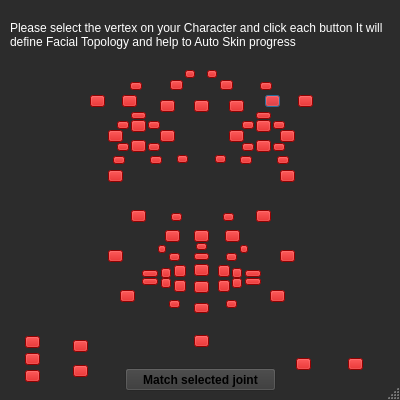
<?xml version="1.0" encoding="UTF-8"?>
<ui version="4.0">
 <class>Dialog</class>
 <widget class="QDialog" name="Dialog">
  <property name="geometry">
   <rect>
    <x>0</x>
    <y>0</y>
    <width>400</width>
    <height>400</height>
   </rect>
  </property>
  <property name="minimumSize">
   <size>
    <width>400</width>
    <height>400</height>
   </size>
  </property>
  <property name="font">
   <font>
    <weight>50</weight>
    <bold>false</bold>
    <kerning>true</kerning>
   </font>
  </property>
  <property name="windowTitle">
   <string>Dialog</string>
  </property>
  <property name="autoFillBackground">
   <bool>false</bool>
  </property>
  <property name="styleSheet">
   <string notr="true"/>
  </property>
  <property name="sizeGripEnabled">
   <bool>true</bool>
  </property>
  <widget class="QGroupBox" name="BtnGrp">
   <property name="geometry">
    <rect>
     <x>0</x>
     <y>0</y>
     <width>400</width>
     <height>400</height>
    </rect>
   </property>
   <property name="styleSheet">
    <string notr="true">background-color: rgb(44, 44, 44);</string>
   </property>
   <property name="title">
    <string/>
   </property>
   <widget class="QPushButton" name="Brow_L_02_Btn">
    <property name="geometry">
     <rect>
      <x>265</x>
      <y>95</y>
      <width>15</width>
      <height>12</height>
     </rect>
    </property>
    <property name="styleSheet">
     <string notr="true">background-color: rgb(203, 0, 0)</string>
    </property>
    <property name="text">
     <string/>
    </property>
   </widget>
   <widget class="QPushButton" name="Brow_L_03_Btn">
    <property name="geometry">
     <rect>
      <x>298</x>
      <y>95</y>
      <width>15</width>
      <height>12</height>
     </rect>
    </property>
    <property name="styleSheet">
     <string notr="true">background-color: rgb(203, 0, 0)</string>
    </property>
    <property name="text">
     <string/>
    </property>
   </widget>
   <widget class="QPushButton" name="Brow_L_Btn">
    <property name="geometry">
     <rect>
      <x>229</x>
      <y>100</y>
      <width>15</width>
      <height>12</height>
     </rect>
    </property>
    <property name="contextMenuPolicy">
     <enum>Qt::ActionsContextMenu</enum>
    </property>
    <property name="styleSheet">
     <string notr="true">background-color: rgb(203, 0, 0)</string>
    </property>
    <property name="text">
     <string/>
    </property>
   </widget>
   <widget class="QPushButton" name="Brow_R_Btn">
    <property name="geometry">
     <rect>
      <x>160</x>
      <y>100</y>
      <width>15</width>
      <height>12</height>
     </rect>
    </property>
    <property name="styleSheet">
     <string notr="true">background-color: rgb(203, 0, 0)</string>
    </property>
    <property name="text">
     <string/>
    </property>
   </widget>
   <widget class="QPushButton" name="Brow_R_02_Btn">
    <property name="geometry">
     <rect>
      <x>122</x>
      <y>95</y>
      <width>15</width>
      <height>12</height>
     </rect>
    </property>
    <property name="styleSheet">
     <string notr="true">background-color: rgb(203, 0, 0)</string>
    </property>
    <property name="text">
     <string/>
    </property>
   </widget>
   <widget class="QPushButton" name="Brow_R_03_Btn">
    <property name="geometry">
     <rect>
      <x>90</x>
      <y>95</y>
      <width>15</width>
      <height>12</height>
     </rect>
    </property>
    <property name="styleSheet">
     <string notr="true">background-color: rgb(203, 0, 0)</string>
    </property>
    <property name="text">
     <string/>
    </property>
   </widget>
   <widget class="QPushButton" name="Eye_L_double_Btn">
    <property name="geometry">
     <rect>
      <x>256</x>
      <y>112</y>
      <width>15</width>
      <height>7</height>
     </rect>
    </property>
    <property name="styleSheet">
     <string notr="true">background-color: rgb(203, 0, 0)</string>
    </property>
    <property name="text">
     <string/>
    </property>
   </widget>
   <widget class="QPushButton" name="Eye_R_double_Btn">
    <property name="geometry">
     <rect>
      <x>131</x>
      <y>112</y>
      <width>15</width>
      <height>7</height>
     </rect>
    </property>
    <property name="styleSheet">
     <string notr="true">background-color: rgb(203, 0, 0)</string>
    </property>
    <property name="text">
     <string/>
    </property>
   </widget>
   <widget class="QPushButton" name="Eye_L_blink_Btn">
    <property name="geometry">
     <rect>
      <x>256</x>
      <y>120</y>
      <width>15</width>
      <height>12</height>
     </rect>
    </property>
    <property name="styleSheet">
     <string notr="true">background-color: rgb(203, 0, 0)</string>
    </property>
    <property name="text">
     <string/>
    </property>
   </widget>
   <widget class="QPushButton" name="Eye_R_blink_Btn">
    <property name="geometry">
     <rect>
      <x>131</x>
      <y>120</y>
      <width>15</width>
      <height>12</height>
     </rect>
    </property>
    <property name="styleSheet">
     <string notr="true">background-color: rgb(203, 0, 0)</string>
    </property>
    <property name="text">
     <string/>
    </property>
   </widget>
   <widget class="QPushButton" name="Eye_L_back_Btn">
    <property name="geometry">
     <rect>
      <x>280</x>
      <y>130</y>
      <width>15</width>
      <height>12</height>
     </rect>
    </property>
    <property name="styleSheet">
     <string notr="true">background-color: rgb(203, 0, 0)</string>
    </property>
    <property name="text">
     <string/>
    </property>
   </widget>
   <widget class="QPushButton" name="Eye_R_back_Btn">
    <property name="geometry">
     <rect>
      <x>108</x>
      <y>130</y>
      <width>15</width>
      <height>12</height>
     </rect>
    </property>
    <property name="styleSheet">
     <string notr="true">background-color: rgb(203, 0, 0)</string>
    </property>
    <property name="text">
     <string/>
    </property>
   </widget>
   <widget class="QPushButton" name="Eye_L_lacrimal_Btn">
    <property name="geometry">
     <rect>
      <x>229</x>
      <y>130</y>
      <width>15</width>
      <height>12</height>
     </rect>
    </property>
    <property name="styleSheet">
     <string notr="true">background-color: rgb(203, 0, 0)</string>
    </property>
    <property name="text">
     <string/>
    </property>
   </widget>
   <widget class="QPushButton" name="Eye_R_lacrimal_Btn">
    <property name="geometry">
     <rect>
      <x>160</x>
      <y>130</y>
      <width>15</width>
      <height>12</height>
     </rect>
    </property>
    <property name="styleSheet">
     <string notr="true">background-color: rgb(203, 0, 0)</string>
    </property>
    <property name="text">
     <string/>
    </property>
   </widget>
   <widget class="QPushButton" name="Eye_L_lower_Btn">
    <property name="geometry">
     <rect>
      <x>256</x>
      <y>140</y>
      <width>15</width>
      <height>12</height>
     </rect>
    </property>
    <property name="styleSheet">
     <string notr="true">background-color: rgb(203, 0, 0)</string>
    </property>
    <property name="text">
     <string/>
    </property>
   </widget>
   <widget class="QPushButton" name="Eye_R_lower_Btn">
    <property name="geometry">
     <rect>
      <x>131</x>
      <y>140</y>
      <width>15</width>
      <height>12</height>
     </rect>
    </property>
    <property name="styleSheet">
     <string notr="true">background-color: rgb(203, 0, 0)</string>
    </property>
    <property name="text">
     <string/>
    </property>
   </widget>
   <widget class="QPushButton" name="Cheek_L_upper_Btn">
    <property name="geometry">
     <rect>
      <x>280</x>
      <y>170</y>
      <width>15</width>
      <height>12</height>
     </rect>
    </property>
    <property name="styleSheet">
     <string notr="true">background-color: rgb(203, 0, 0)</string>
    </property>
    <property name="text">
     <string/>
    </property>
   </widget>
   <widget class="QPushButton" name="Cheek_R_upper_Btn">
    <property name="geometry">
     <rect>
      <x>108</x>
      <y>170</y>
      <width>15</width>
      <height>12</height>
     </rect>
    </property>
    <property name="styleSheet">
     <string notr="true">background-color: rgb(203, 0, 0)</string>
    </property>
    <property name="text">
     <string/>
    </property>
   </widget>
   <widget class="QPushButton" name="Cheek_L_Btn">
    <property name="geometry">
     <rect>
      <x>256</x>
      <y>210</y>
      <width>15</width>
      <height>12</height>
     </rect>
    </property>
    <property name="styleSheet">
     <string notr="true">background-color: rgb(203, 0, 0)</string>
    </property>
    <property name="text">
     <string/>
    </property>
   </widget>
   <widget class="QPushButton" name="Cheek_R_Btn">
    <property name="geometry">
     <rect>
      <x>131</x>
      <y>210</y>
      <width>15</width>
      <height>12</height>
     </rect>
    </property>
    <property name="styleSheet">
     <string notr="true">background-color: rgb(203, 0, 0)</string>
    </property>
    <property name="text">
     <string/>
    </property>
   </widget>
   <widget class="QPushButton" name="Nose_L_Btn">
    <property name="geometry">
     <rect>
      <x>225</x>
      <y>230</y>
      <width>15</width>
      <height>12</height>
     </rect>
    </property>
    <property name="styleSheet">
     <string notr="true">background-color: rgb(203, 0, 0)</string>
    </property>
    <property name="text">
     <string/>
    </property>
   </widget>
   <widget class="QPushButton" name="Nose_R_Btn">
    <property name="geometry">
     <rect>
      <x>165</x>
      <y>230</y>
      <width>15</width>
      <height>12</height>
     </rect>
    </property>
    <property name="styleSheet">
     <string notr="true">background-color: rgb(203, 0, 0)</string>
    </property>
    <property name="text">
     <string/>
    </property>
   </widget>
   <widget class="QPushButton" name="Nose_Center_Btn">
    <property name="geometry">
     <rect>
      <x>194</x>
      <y>230</y>
      <width>15</width>
      <height>12</height>
     </rect>
    </property>
    <property name="styleSheet">
     <string notr="true">background-color: rgb(203, 0, 0)</string>
    </property>
    <property name="text">
     <string/>
    </property>
   </widget>
   <widget class="QPushButton" name="Cheek_L_lower_Btn">
    <property name="geometry">
     <rect>
      <x>280</x>
      <y>250</y>
      <width>15</width>
      <height>12</height>
     </rect>
    </property>
    <property name="styleSheet">
     <string notr="true">background-color: rgb(203, 0, 0);</string>
    </property>
    <property name="text">
     <string/>
    </property>
   </widget>
   <widget class="QPushButton" name="Cheek_R_lower_Btn">
    <property name="geometry">
     <rect>
      <x>108</x>
      <y>250</y>
      <width>15</width>
      <height>12</height>
     </rect>
    </property>
    <property name="styleSheet">
     <string notr="true">background-color: rgb(203, 0, 0)</string>
    </property>
    <property name="text">
     <string/>
    </property>
   </widget>
   <widget class="QPushButton" name="LipCorner_L_Btn">
    <property name="geometry">
     <rect>
      <x>245</x>
      <y>270</y>
      <width>16</width>
      <height>7</height>
     </rect>
    </property>
    <property name="styleSheet">
     <string notr="true">background-color: rgb(203, 0, 0);</string>
    </property>
    <property name="text">
     <string/>
    </property>
   </widget>
   <widget class="QPushButton" name="LipCorner_lower_L_Btn">
    <property name="geometry">
     <rect>
      <x>245</x>
      <y>278</y>
      <width>16</width>
      <height>7</height>
     </rect>
    </property>
    <property name="styleSheet">
     <string notr="true">background-color: rgb(203, 0, 0);</string>
    </property>
    <property name="text">
     <string/>
    </property>
   </widget>
   <widget class="QPushButton" name="LipCorner_R_Btn">
    <property name="geometry">
     <rect>
      <x>142</x>
      <y>270</y>
      <width>16</width>
      <height>7</height>
     </rect>
    </property>
    <property name="styleSheet">
     <string notr="true">background-color: rgb(203, 0, 0)</string>
    </property>
    <property name="text">
     <string/>
    </property>
   </widget>
   <widget class="QPushButton" name="LipCorner_lower_R_Btn">
    <property name="geometry">
     <rect>
      <x>142</x>
      <y>278</y>
      <width>16</width>
      <height>7</height>
     </rect>
    </property>
    <property name="styleSheet">
     <string notr="true">background-color: rgb(203, 0, 0)</string>
    </property>
    <property name="text">
     <string/>
    </property>
   </widget>
   <widget class="QPushButton" name="Nose_Lower_Btn">
    <property name="geometry">
     <rect>
      <x>194</x>
      <y>253</y>
      <width>15</width>
      <height>7</height>
     </rect>
    </property>
    <property name="styleSheet">
     <string notr="true">background-color: rgb(203, 0, 0)</string>
    </property>
    <property name="text">
     <string/>
    </property>
   </widget>
   <widget class="QPushButton" name="Lip_L_UpperSide_02_Btn">
    <property name="geometry">
     <rect>
      <x>232</x>
      <y>268</y>
      <width>10</width>
      <height>10</height>
     </rect>
    </property>
    <property name="styleSheet">
     <string notr="true">background-color: rgb(203, 0, 0)</string>
    </property>
    <property name="text">
     <string/>
    </property>
   </widget>
   <widget class="QPushButton" name="Lip_L_LowerSide_02_Btn">
    <property name="geometry">
     <rect>
      <x>232</x>
      <y>278</y>
      <width>10</width>
      <height>10</height>
     </rect>
    </property>
    <property name="styleSheet">
     <string notr="true">background-color: rgb(203, 0, 0)</string>
    </property>
    <property name="text">
     <string/>
    </property>
   </widget>
   <widget class="QPushButton" name="Lip_R_UpperSide_02_Btn">
    <property name="geometry">
     <rect>
      <x>161</x>
      <y>268</y>
      <width>10</width>
      <height>10</height>
     </rect>
    </property>
    <property name="styleSheet">
     <string notr="true">background-color: rgb(203, 0, 0)</string>
    </property>
    <property name="text">
     <string/>
    </property>
   </widget>
   <widget class="QPushButton" name="Lip_R_LowerSide_02_Btn">
    <property name="geometry">
     <rect>
      <x>161</x>
      <y>278</y>
      <width>10</width>
      <height>10</height>
     </rect>
    </property>
    <property name="styleSheet">
     <string notr="true">background-color: rgb(203, 0, 0)</string>
    </property>
    <property name="text">
     <string/>
    </property>
   </widget>
   <widget class="QPushButton" name="Lip_L_UpperSide_Btn">
    <property name="geometry">
     <rect>
      <x>218</x>
      <y>265</y>
      <width>12</width>
      <height>12</height>
     </rect>
    </property>
    <property name="styleSheet">
     <string notr="true">background-color: rgb(203, 0, 0)</string>
    </property>
    <property name="text">
     <string/>
    </property>
   </widget>
   <widget class="QPushButton" name="Lip_L_LowerSide_Btn">
    <property name="geometry">
     <rect>
      <x>218</x>
      <y>280</y>
      <width>12</width>
      <height>12</height>
     </rect>
    </property>
    <property name="styleSheet">
     <string notr="true">background-color: rgb(203, 0, 0)</string>
    </property>
    <property name="text">
     <string/>
    </property>
   </widget>
   <widget class="QPushButton" name="Lip_R_UpperSide_Btn">
    <property name="geometry">
     <rect>
      <x>174</x>
      <y>265</y>
      <width>12</width>
      <height>12</height>
     </rect>
    </property>
    <property name="styleSheet">
     <string notr="true">background-color: rgb(203, 0, 0)</string>
    </property>
    <property name="text">
     <string/>
    </property>
   </widget>
   <widget class="QPushButton" name="Lip_R_LowerSide_Btn">
    <property name="geometry">
     <rect>
      <x>174</x>
      <y>280</y>
      <width>12</width>
      <height>12</height>
     </rect>
    </property>
    <property name="styleSheet">
     <string notr="true">background-color: rgb(203, 0, 0)</string>
    </property>
    <property name="text">
     <string/>
    </property>
   </widget>
   <widget class="QPushButton" name="LipUpper_Btn">
    <property name="geometry">
     <rect>
      <x>194</x>
      <y>264</y>
      <width>15</width>
      <height>12</height>
     </rect>
    </property>
    <property name="styleSheet">
     <string notr="true">background-color: rgb(203, 0, 0)</string>
    </property>
    <property name="text">
     <string/>
    </property>
   </widget>
   <widget class="QPushButton" name="LipLower_Btn">
    <property name="geometry">
     <rect>
      <x>194</x>
      <y>281</y>
      <width>15</width>
      <height>12</height>
     </rect>
    </property>
    <property name="styleSheet">
     <string notr="true">background-color: rgb(203, 0, 0)</string>
    </property>
    <property name="text">
     <string/>
    </property>
   </widget>
   <widget class="QPushButton" name="Cheek_L_lip_lid_Btn">
    <property name="geometry">
     <rect>
      <x>270</x>
      <y>290</y>
      <width>15</width>
      <height>12</height>
     </rect>
    </property>
    <property name="styleSheet">
     <string notr="true">background-color: rgb(203, 0, 0);</string>
    </property>
    <property name="text">
     <string/>
    </property>
   </widget>
   <widget class="QPushButton" name="Cheek_R_lip_lid_Btn">
    <property name="geometry">
     <rect>
      <x>120</x>
      <y>290</y>
      <width>15</width>
      <height>12</height>
     </rect>
    </property>
    <property name="styleSheet">
     <string notr="true">background-color: rgb(203, 0, 0)</string>
    </property>
    <property name="text">
     <string/>
    </property>
   </widget>
   <widget class="QPushButton" name="Lip_Jaw_Btn">
    <property name="geometry">
     <rect>
      <x>194</x>
      <y>335</y>
      <width>15</width>
      <height>12</height>
     </rect>
    </property>
    <property name="styleSheet">
     <string notr="true">background-color: rgb(203, 0, 0);</string>
    </property>
    <property name="text">
     <string/>
    </property>
   </widget>
   <widget class="QPushButton" name="EyeBall_L_Btn">
    <property name="geometry">
     <rect>
      <x>348</x>
      <y>358</y>
      <width>15</width>
      <height>12</height>
     </rect>
    </property>
    <property name="styleSheet">
     <string notr="true">background-color: rgb(203, 0, 0)</string>
    </property>
    <property name="text">
     <string/>
    </property>
   </widget>
   <widget class="QPushButton" name="EyeBall_R_Btn">
    <property name="geometry">
     <rect>
      <x>296</x>
      <y>358</y>
      <width>15</width>
      <height>12</height>
     </rect>
    </property>
    <property name="styleSheet">
     <string notr="true">background-color: rgb(203, 0, 0)</string>
    </property>
    <property name="text">
     <string/>
    </property>
   </widget>
   <widget class="QPushButton" name="Oral_Tongue_Btn">
    <property name="geometry">
     <rect>
      <x>25</x>
      <y>370</y>
      <width>15</width>
      <height>12</height>
     </rect>
    </property>
    <property name="styleSheet">
     <string notr="true">background-color: rgb(203, 0, 0)</string>
    </property>
    <property name="text">
     <string/>
    </property>
   </widget>
   <widget class="QPushButton" name="Oral_Upper_teeth_Btn">
    <property name="geometry">
     <rect>
      <x>73</x>
      <y>340</y>
      <width>15</width>
      <height>12</height>
     </rect>
    </property>
    <property name="styleSheet">
     <string notr="true">background-color: rgb(203, 0, 0)</string>
    </property>
    <property name="text">
     <string/>
    </property>
   </widget>
   <widget class="QPushButton" name="Oral_Lower_teeth_Btn">
    <property name="geometry">
     <rect>
      <x>73</x>
      <y>365</y>
      <width>15</width>
      <height>12</height>
     </rect>
    </property>
    <property name="styleSheet">
     <string notr="true">background-color: rgb(203, 0, 0)</string>
    </property>
    <property name="text">
     <string/>
    </property>
   </widget>
   <widget class="QLabel" name="Label_image">
    <property name="enabled">
     <bool>true</bool>
    </property>
    <property name="geometry">
     <rect>
      <x>0</x>
      <y>0</y>
      <width>400</width>
      <height>400</height>
     </rect>
    </property>
    <property name="styleSheet">
     <string notr="true"/>
    </property>
    <property name="frameShape">
     <enum>QFrame::NoFrame</enum>
    </property>
    <property name="frameShadow">
     <enum>QFrame::Plain</enum>
    </property>
    <property name="lineWidth">
     <number>1</number>
    </property>
    <property name="text">
     <string>&lt;html&gt;&lt;head/&gt;&lt;body&gt;&lt;p&gt;&lt;img src=&quot;:/Facial_Image/Facial_image.png&quot;/&gt;&lt;/p&gt;&lt;/body&gt;&lt;/html&gt;</string>
    </property>
    <property name="scaledContents">
     <bool>false</bool>
    </property>
   </widget>
   <widget class="QPushButton" name="Brow_Center_Btn">
    <property name="geometry">
     <rect>
      <x>194</x>
      <y>100</y>
      <width>15</width>
      <height>12</height>
     </rect>
    </property>
    <property name="styleSheet">
     <string notr="true">background-color: rgb(203, 0, 0)</string>
    </property>
    <property name="text">
     <string/>
    </property>
   </widget>
   <widget class="QPushButton" name="Oral_Tongue_02_Btn">
    <property name="geometry">
     <rect>
      <x>25</x>
      <y>353</y>
      <width>15</width>
      <height>12</height>
     </rect>
    </property>
    <property name="styleSheet">
     <string notr="true">background-color: rgb(203, 0, 0)</string>
    </property>
    <property name="text">
     <string/>
    </property>
   </widget>
   <widget class="QPushButton" name="Oral_Tongue_03_Btn">
    <property name="geometry">
     <rect>
      <x>25</x>
      <y>336</y>
      <width>15</width>
      <height>12</height>
     </rect>
    </property>
    <property name="styleSheet">
     <string notr="true">background-color: rgb(203, 0, 0)</string>
    </property>
    <property name="text">
     <string/>
    </property>
   </widget>
   <widget class="QPushButton" name="LipLower_Outer_Btn">
    <property name="geometry">
     <rect>
      <x>194</x>
      <y>303</y>
      <width>15</width>
      <height>10</height>
     </rect>
    </property>
    <property name="styleSheet">
     <string notr="true">background-color: rgb(203, 0, 0)</string>
    </property>
    <property name="text">
     <string/>
    </property>
   </widget>
   <widget class="QPushButton" name="Lip_L_UpperOuter_Btn">
    <property name="geometry">
     <rect>
      <x>226</x>
      <y>253</y>
      <width>11</width>
      <height>8</height>
     </rect>
    </property>
    <property name="styleSheet">
     <string notr="true">background-color: rgb(203, 0, 0)</string>
    </property>
    <property name="text">
     <string/>
    </property>
   </widget>
   <widget class="QPushButton" name="Lip_R_UpperOuter_Btn">
    <property name="geometry">
     <rect>
      <x>169</x>
      <y>253</y>
      <width>11</width>
      <height>8</height>
     </rect>
    </property>
    <property name="styleSheet">
     <string notr="true">background-color: rgb(203, 0, 0)</string>
    </property>
    <property name="text">
     <string/>
    </property>
   </widget>
   <widget class="QPushButton" name="Lip_R_LowerOuter_Btn">
    <property name="geometry">
     <rect>
      <x>169</x>
      <y>300</y>
      <width>11</width>
      <height>8</height>
     </rect>
    </property>
    <property name="styleSheet">
     <string notr="true">background-color: rgb(203, 0, 0)</string>
    </property>
    <property name="text">
     <string/>
    </property>
   </widget>
   <widget class="QPushButton" name="Lip_L_LowerOuter_Btn">
    <property name="geometry">
     <rect>
      <x>226</x>
      <y>300</y>
      <width>11</width>
      <height>8</height>
     </rect>
    </property>
    <property name="styleSheet">
     <string notr="true">background-color: rgb(203, 0, 0)</string>
    </property>
    <property name="text">
     <string/>
    </property>
   </widget>
   <widget class="QPushButton" name="Eye_L_lacrimal_upper_Btn">
    <property name="geometry">
     <rect>
      <x>242</x>
      <y>121</y>
      <width>12</width>
      <height>8</height>
     </rect>
    </property>
    <property name="styleSheet">
     <string notr="true">background-color: rgb(203, 0, 0)</string>
    </property>
    <property name="text">
     <string/>
    </property>
   </widget>
   <widget class="QPushButton" name="Eye_L_lacrimal_lower_Btn">
    <property name="geometry">
     <rect>
      <x>242</x>
      <y>143</y>
      <width>12</width>
      <height>8</height>
     </rect>
    </property>
    <property name="styleSheet">
     <string notr="true">background-color: rgb(203, 0, 0)</string>
    </property>
    <property name="text">
     <string/>
    </property>
   </widget>
   <widget class="QPushButton" name="Eye_R_lacrimal_upper_Btn">
    <property name="geometry">
     <rect>
      <x>148</x>
      <y>121</y>
      <width>12</width>
      <height>8</height>
     </rect>
    </property>
    <property name="styleSheet">
     <string notr="true">background-color: rgb(203, 0, 0)</string>
    </property>
    <property name="text">
     <string/>
    </property>
   </widget>
   <widget class="QPushButton" name="Eye_R_lacrimal_lower_Btn">
    <property name="geometry">
     <rect>
      <x>148</x>
      <y>143</y>
      <width>12</width>
      <height>8</height>
     </rect>
    </property>
    <property name="styleSheet">
     <string notr="true">background-color: rgb(203, 0, 0)</string>
    </property>
    <property name="text">
     <string/>
    </property>
   </widget>
   <widget class="QPushButton" name="Eye_L_back_upper_Btn">
    <property name="geometry">
     <rect>
      <x>273</x>
      <y>121</y>
      <width>12</width>
      <height>8</height>
     </rect>
    </property>
    <property name="styleSheet">
     <string notr="true">background-color: rgb(203, 0, 0)</string>
    </property>
    <property name="text">
     <string/>
    </property>
   </widget>
   <widget class="QPushButton" name="Eye_L_back_lower_Btn">
    <property name="geometry">
     <rect>
      <x>273</x>
      <y>143</y>
      <width>12</width>
      <height>8</height>
     </rect>
    </property>
    <property name="styleSheet">
     <string notr="true">background-color: rgb(203, 0, 0)</string>
    </property>
    <property name="text">
     <string/>
    </property>
   </widget>
   <widget class="QPushButton" name="Eye_R_back_upper_Btn">
    <property name="geometry">
     <rect>
      <x>117</x>
      <y>121</y>
      <width>12</width>
      <height>8</height>
     </rect>
    </property>
    <property name="styleSheet">
     <string notr="true">background-color: rgb(203, 0, 0)</string>
    </property>
    <property name="text">
     <string/>
    </property>
   </widget>
   <widget class="QPushButton" name="Eye_R_back_lower_Btn">
    <property name="geometry">
     <rect>
      <x>117</x>
      <y>143</y>
      <width>12</width>
      <height>8</height>
     </rect>
    </property>
    <property name="styleSheet">
     <string notr="true">background-color: rgb(203, 0, 0)</string>
    </property>
    <property name="text">
     <string/>
    </property>
   </widget>
   <widget class="QPushButton" name="Cheek_L_outer_orbicularis_Btn">
    <property name="geometry">
     <rect>
      <x>277</x>
      <y>156</y>
      <width>12</width>
      <height>8</height>
     </rect>
    </property>
    <property name="styleSheet">
     <string notr="true">background-color: rgb(203, 0, 0)</string>
    </property>
    <property name="text">
     <string/>
    </property>
   </widget>
   <widget class="QPushButton" name="Cheek_L_inner_orbicularis_Btn">
    <property name="geometry">
     <rect>
      <x>240</x>
      <y>156</y>
      <width>12</width>
      <height>8</height>
     </rect>
    </property>
    <property name="styleSheet">
     <string notr="true">background-color: rgb(203, 0, 0)</string>
    </property>
    <property name="text">
     <string/>
    </property>
   </widget>
   <widget class="QPushButton" name="Cheek_R_inner_orbicularis_Btn">
    <property name="geometry">
     <rect>
      <x>150</x>
      <y>156</y>
      <width>12</width>
      <height>8</height>
     </rect>
    </property>
    <property name="styleSheet">
     <string notr="true">background-color: rgb(203, 0, 0)</string>
    </property>
    <property name="text">
     <string/>
    </property>
   </widget>
   <widget class="QPushButton" name="Cheek_R_outer_orbicularis_Btn">
    <property name="geometry">
     <rect>
      <x>113</x>
      <y>156</y>
      <width>12</width>
      <height>8</height>
     </rect>
    </property>
    <property name="styleSheet">
     <string notr="true">background-color: rgb(203, 0, 0)</string>
    </property>
    <property name="text">
     <string/>
    </property>
   </widget>
   <widget class="QPushButton" name="Nose_L_nasalis_transverse_Btn">
    <property name="geometry">
     <rect>
      <x>223</x>
      <y>213</y>
      <width>11</width>
      <height>8</height>
     </rect>
    </property>
    <property name="styleSheet">
     <string notr="true">background-color: rgb(203, 0, 0)</string>
    </property>
    <property name="text">
     <string/>
    </property>
   </widget>
   <widget class="QPushButton" name="Nose_L_procerus_Btn">
    <property name="geometry">
     <rect>
      <x>215</x>
      <y>155</y>
      <width>11</width>
      <height>8</height>
     </rect>
    </property>
    <property name="styleSheet">
     <string notr="true">background-color: rgb(203, 0, 0)</string>
    </property>
    <property name="text">
     <string/>
    </property>
   </widget>
   <widget class="QPushButton" name="Nose_L_nasolabial_fold_Btn">
    <property name="geometry">
     <rect>
      <x>240</x>
      <y>245</y>
      <width>8</width>
      <height>8</height>
     </rect>
    </property>
    <property name="styleSheet">
     <string notr="true">background-color: rgb(203, 0, 0)</string>
    </property>
    <property name="text">
     <string/>
    </property>
   </widget>
   <widget class="QPushButton" name="Nose_depressor_septi_Btn">
    <property name="geometry">
     <rect>
      <x>196</x>
      <y>243</y>
      <width>11</width>
      <height>7</height>
     </rect>
    </property>
    <property name="styleSheet">
     <string notr="true">background-color: rgb(203, 0, 0)</string>
    </property>
    <property name="text">
     <string/>
    </property>
   </widget>
   <widget class="QPushButton" name="Nose_R_procerus_Btn">
    <property name="geometry">
     <rect>
      <x>177</x>
      <y>155</y>
      <width>11</width>
      <height>8</height>
     </rect>
    </property>
    <property name="styleSheet">
     <string notr="true">background-color: rgb(203, 0, 0)</string>
    </property>
    <property name="text">
     <string/>
    </property>
   </widget>
   <widget class="QPushButton" name="Nose_R_nasalis_transverse_Btn">
    <property name="geometry">
     <rect>
      <x>171</x>
      <y>213</y>
      <width>11</width>
      <height>8</height>
     </rect>
    </property>
    <property name="styleSheet">
     <string notr="true">background-color: rgb(203, 0, 0)</string>
    </property>
    <property name="text">
     <string/>
    </property>
   </widget>
   <widget class="QPushButton" name="Nose_R_nasolabial_fold_Btn">
    <property name="geometry">
     <rect>
      <x>158</x>
      <y>245</y>
      <width>8</width>
      <height>8</height>
     </rect>
    </property>
    <property name="styleSheet">
     <string notr="true">background-color: rgb(203, 0, 0)</string>
    </property>
    <property name="text">
     <string/>
    </property>
   </widget>
   <widget class="QPushButton" name="Brow_L_medial_fibers_Btn">
    <property name="geometry">
     <rect>
      <x>220</x>
      <y>80</y>
      <width>13</width>
      <height>10</height>
     </rect>
    </property>
    <property name="contextMenuPolicy">
     <enum>Qt::ActionsContextMenu</enum>
    </property>
    <property name="styleSheet">
     <string notr="true">background-color: rgb(203, 0, 0)</string>
    </property>
    <property name="text">
     <string/>
    </property>
   </widget>
   <widget class="QPushButton" name="Brow_L_lateral_fibers_Btn">
    <property name="geometry">
     <rect>
      <x>260</x>
      <y>82</y>
      <width>12</width>
      <height>8</height>
     </rect>
    </property>
    <property name="contextMenuPolicy">
     <enum>Qt::ActionsContextMenu</enum>
    </property>
    <property name="styleSheet">
     <string notr="true">background-color: rgb(203, 0, 0)</string>
    </property>
    <property name="text">
     <string/>
    </property>
   </widget>
   <widget class="QPushButton" name="Match_joint_Btn">
    <property name="geometry">
     <rect>
      <x>125</x>
      <y>368</y>
      <width>151</width>
      <height>23</height>
     </rect>
    </property>
    <property name="font">
     <font>
      <weight>75</weight>
      <bold>true</bold>
     </font>
    </property>
    <property name="styleSheet">
     <string notr="true">background-color: rgb(55, 55, 55);
selection-background-color: rgb(0, 170, 127);</string>
    </property>
    <property name="text">
     <string>Match selected joint</string>
    </property>
   </widget>
   <widget class="QPushButton" name="Brow_L_procerus_Btn">
    <property name="geometry">
     <rect>
      <x>207</x>
      <y>70</y>
      <width>10</width>
      <height>8</height>
     </rect>
    </property>
    <property name="contextMenuPolicy">
     <enum>Qt::ActionsContextMenu</enum>
    </property>
    <property name="styleSheet">
     <string notr="true">background-color: rgb(203, 0, 0)</string>
    </property>
    <property name="text">
     <string/>
    </property>
   </widget>
   <widget class="QPushButton" name="Brow_R_medial_fibers_Btn">
    <property name="geometry">
     <rect>
      <x>170</x>
      <y>80</y>
      <width>13</width>
      <height>10</height>
     </rect>
    </property>
    <property name="contextMenuPolicy">
     <enum>Qt::ActionsContextMenu</enum>
    </property>
    <property name="styleSheet">
     <string notr="true">background-color: rgb(203, 0, 0)</string>
    </property>
    <property name="text">
     <string/>
    </property>
   </widget>
   <widget class="QPushButton" name="Brow_R_lateral_fibers_Btn">
    <property name="geometry">
     <rect>
      <x>130</x>
      <y>82</y>
      <width>12</width>
      <height>8</height>
     </rect>
    </property>
    <property name="contextMenuPolicy">
     <enum>Qt::ActionsContextMenu</enum>
    </property>
    <property name="styleSheet">
     <string notr="true">background-color: rgb(203, 0, 0)</string>
    </property>
    <property name="text">
     <string/>
    </property>
   </widget>
   <widget class="QPushButton" name="Brow_R_procerus_Btn">
    <property name="geometry">
     <rect>
      <x>185</x>
      <y>70</y>
      <width>10</width>
      <height>8</height>
     </rect>
    </property>
    <property name="contextMenuPolicy">
     <enum>Qt::ActionsContextMenu</enum>
    </property>
    <property name="styleSheet">
     <string notr="true">background-color: rgb(203, 0, 0)</string>
    </property>
    <property name="text">
     <string/>
    </property>
   </widget>
   <widget class="QLabel" name="Warn_Text">
    <property name="geometry">
     <rect>
      <x>10</x>
      <y>10</y>
      <width>381</width>
      <height>51</height>
     </rect>
    </property>
    <property name="frameShape">
     <enum>QFrame::NoFrame</enum>
    </property>
    <property name="lineWidth">
     <number>1</number>
    </property>
    <property name="text">
     <string>&lt;html&gt;&lt;head/&gt;&lt;body&gt;&lt;p&gt;&lt;span style=&quot; color:#ffffff;&quot;&gt;Please select the vertex on your Character and click each button It will define Facial Topology and help to Auto Skin progress&lt;/span&gt;&lt;/p&gt;&lt;/body&gt;&lt;/html&gt;</string>
    </property>
    <property name="wordWrap">
     <bool>true</bool>
    </property>
    <property name="margin">
     <number>1</number>
    </property>
    <property name="indent">
     <number>0</number>
    </property>
   </widget>
   <zorder>Label_image</zorder>
   <zorder>Brow_L_03_Btn</zorder>
   <zorder>Brow_L_Btn</zorder>
   <zorder>Brow_R_Btn</zorder>
   <zorder>Brow_R_02_Btn</zorder>
   <zorder>Brow_R_03_Btn</zorder>
   <zorder>Eye_L_double_Btn</zorder>
   <zorder>Eye_R_double_Btn</zorder>
   <zorder>Eye_L_blink_Btn</zorder>
   <zorder>Eye_R_blink_Btn</zorder>
   <zorder>Eye_L_back_Btn</zorder>
   <zorder>Eye_R_back_Btn</zorder>
   <zorder>Eye_L_lacrimal_Btn</zorder>
   <zorder>Eye_R_lacrimal_Btn</zorder>
   <zorder>Eye_L_lower_Btn</zorder>
   <zorder>Eye_R_lower_Btn</zorder>
   <zorder>Cheek_L_upper_Btn</zorder>
   <zorder>Cheek_R_upper_Btn</zorder>
   <zorder>Cheek_L_Btn</zorder>
   <zorder>Cheek_R_Btn</zorder>
   <zorder>Nose_L_Btn</zorder>
   <zorder>Nose_R_Btn</zorder>
   <zorder>Nose_Center_Btn</zorder>
   <zorder>Cheek_L_lower_Btn</zorder>
   <zorder>Cheek_R_lower_Btn</zorder>
   <zorder>LipCorner_L_Btn</zorder>
   <zorder>LipCorner_lower_L_Btn</zorder>
   <zorder>LipCorner_R_Btn</zorder>
   <zorder>LipCorner_lower_R_Btn</zorder>
   <zorder>Nose_Lower_Btn</zorder>
   <zorder>Lip_L_UpperSide_02_Btn</zorder>
   <zorder>Lip_L_LowerSide_02_Btn</zorder>
   <zorder>Lip_R_UpperSide_02_Btn</zorder>
   <zorder>Lip_R_LowerSide_02_Btn</zorder>
   <zorder>Lip_L_UpperSide_Btn</zorder>
   <zorder>Lip_L_LowerSide_Btn</zorder>
   <zorder>Lip_R_UpperSide_Btn</zorder>
   <zorder>Lip_R_LowerSide_Btn</zorder>
   <zorder>LipUpper_Btn</zorder>
   <zorder>LipLower_Btn</zorder>
   <zorder>Cheek_L_lip_lid_Btn</zorder>
   <zorder>Cheek_R_lip_lid_Btn</zorder>
   <zorder>Lip_Jaw_Btn</zorder>
   <zorder>EyeBall_L_Btn</zorder>
   <zorder>EyeBall_R_Btn</zorder>
   <zorder>Oral_Tongue_Btn</zorder>
   <zorder>Oral_Upper_teeth_Btn</zorder>
   <zorder>Oral_Lower_teeth_Btn</zorder>
   <zorder>Brow_L_02_Btn</zorder>
   <zorder>Brow_Center_Btn</zorder>
   <zorder>Oral_Tongue_02_Btn</zorder>
   <zorder>Oral_Tongue_03_Btn</zorder>
   <zorder>LipLower_Outer_Btn</zorder>
   <zorder>Lip_L_UpperOuter_Btn</zorder>
   <zorder>Lip_R_UpperOuter_Btn</zorder>
   <zorder>Lip_R_LowerOuter_Btn</zorder>
   <zorder>Lip_L_LowerOuter_Btn</zorder>
   <zorder>Eye_L_lacrimal_upper_Btn</zorder>
   <zorder>Eye_L_lacrimal_lower_Btn</zorder>
   <zorder>Eye_R_lacrimal_upper_Btn</zorder>
   <zorder>Eye_R_lacrimal_lower_Btn</zorder>
   <zorder>Eye_L_back_upper_Btn</zorder>
   <zorder>Eye_L_back_lower_Btn</zorder>
   <zorder>Eye_R_back_upper_Btn</zorder>
   <zorder>Eye_R_back_lower_Btn</zorder>
   <zorder>Cheek_L_outer_orbicularis_Btn</zorder>
   <zorder>Cheek_L_inner_orbicularis_Btn</zorder>
   <zorder>Cheek_R_inner_orbicularis_Btn</zorder>
   <zorder>Cheek_R_outer_orbicularis_Btn</zorder>
   <zorder>Nose_L_nasalis_transverse_Btn</zorder>
   <zorder>Nose_L_procerus_Btn</zorder>
   <zorder>Nose_L_nasolabial_fold_Btn</zorder>
   <zorder>Nose_depressor_septi_Btn</zorder>
   <zorder>Nose_R_procerus_Btn</zorder>
   <zorder>Nose_R_nasalis_transverse_Btn</zorder>
   <zorder>Nose_R_nasolabial_fold_Btn</zorder>
   <zorder>Brow_L_medial_fibers_Btn</zorder>
   <zorder>Brow_L_lateral_fibers_Btn</zorder>
   <zorder>Match_joint_Btn</zorder>
   <zorder>Brow_L_procerus_Btn</zorder>
   <zorder>Brow_R_medial_fibers_Btn</zorder>
   <zorder>Brow_R_lateral_fibers_Btn</zorder>
   <zorder>Brow_R_procerus_Btn</zorder>
   <zorder>Warn_Text</zorder>
  </widget>
 </widget>
 <resources>
  <include location="../icon/facial_image.qrc"/>
 </resources>
 <connections/>
</ui>
